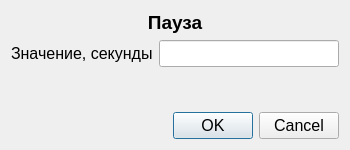
<?xml version="1.0" encoding="UTF-8"?>
<ui version="4.0">
 <class>PauseDialog</class>
 <widget class="QDialog" name="PauseDialog">
  <property name="geometry">
   <rect>
    <x>0</x>
    <y>0</y>
    <width>350</width>
    <height>150</height>
   </rect>
  </property>
  <property name="font">
   <font>
    <pointsize>12</pointsize>
   </font>
  </property>
  <property name="windowTitle">
   <string>Пауза</string>
  </property>
  <property name="toolTip">
   <string>&lt;html&gt;&lt;head/&gt;&lt;body&gt;&lt;p align=&quot;justify&quot;&gt;&lt;span style=&quot; font-size:12pt;&quot;&gt;Быстрая клавиша &lt;/span&gt;&lt;span style=&quot; font-size:12pt; color:#3300ff;&quot;&gt;P &lt;/span&gt;&lt;span style=&quot; font-size:12pt;&quot;&gt;&lt;br/&gt;ПАУЗА [&lt;/span&gt;&lt;span style=&quot; font-size:12pt; font-weight:600;&quot;&gt;СЕКУНД&lt;/span&gt;&lt;span style=&quot; font-size:12pt;&quot;&gt;] &lt;br/&gt;Задание паузы на заданное количество секунд. &lt;/span&gt;&lt;/p&gt;&lt;/body&gt;&lt;/html&gt;</string>
  </property>
  <property name="whatsThis">
   <string>&lt;html&gt;&lt;head/&gt;&lt;body&gt;&lt;p align=&quot;justify&quot;&gt;&lt;span style=&quot; font-size:12pt;&quot;&gt;Быстрая клавиша &lt;/span&gt;&lt;span style=&quot; font-size:12pt; color:#3300ff;&quot;&gt;P &lt;/span&gt;&lt;span style=&quot; font-size:12pt;&quot;&gt;&lt;br/&gt;ПАУЗА [&lt;/span&gt;&lt;span style=&quot; font-size:12pt; font-weight:600;&quot;&gt;СЕКУНД&lt;/span&gt;&lt;span style=&quot; font-size:12pt;&quot;&gt;] &lt;br/&gt;Задание паузы на заданное количество секунд. &lt;/span&gt;&lt;/p&gt;&lt;/body&gt;&lt;/html&gt;</string>
  </property>
  <layout class="QGridLayout" name="gridLayout">
   <item row="1" column="0">
    <widget class="QLabel" name="pauseValueLabel">
     <property name="text">
      <string>Значение, секунды</string>
     </property>
    </widget>
   </item>
   <item row="1" column="1">
    <widget class="QLineEdit" name="pauseValueLineEdit"/>
   </item>
   <item row="3" column="0" colspan="2">
    <spacer name="verticalSpacer">
     <property name="orientation">
      <enum>Qt::Vertical</enum>
     </property>
     <property name="sizeHint" stdset="0">
      <size>
       <width>20</width>
       <height>100</height>
      </size>
     </property>
    </spacer>
   </item>
   <item row="0" column="0" colspan="2">
    <widget class="QLabel" name="pauseTitleLabel">
     <property name="font">
      <font>
       <pointsize>14</pointsize>
       <weight>75</weight>
       <bold>true</bold>
      </font>
     </property>
     <property name="text">
      <string>Пауза</string>
     </property>
     <property name="alignment">
      <set>Qt::AlignCenter</set>
     </property>
    </widget>
   </item>
   <item row="4" column="0" colspan="2">
    <widget class="QDialogButtonBox" name="buttonBox">
     <property name="orientation">
      <enum>Qt::Horizontal</enum>
     </property>
     <property name="standardButtons">
      <set>QDialogButtonBox::Cancel|QDialogButtonBox::Ok</set>
     </property>
    </widget>
   </item>
  </layout>
 </widget>
 <resources/>
 <connections>
  <connection>
   <sender>buttonBox</sender>
   <signal>accepted()</signal>
   <receiver>PauseDialog</receiver>
   <slot>accept()</slot>
   <hints>
    <hint type="sourcelabel">
     <x>248</x>
     <y>254</y>
    </hint>
    <hint type="destinationlabel">
     <x>157</x>
     <y>274</y>
    </hint>
   </hints>
  </connection>
  <connection>
   <sender>buttonBox</sender>
   <signal>rejected()</signal>
   <receiver>PauseDialog</receiver>
   <slot>reject()</slot>
   <hints>
    <hint type="sourcelabel">
     <x>316</x>
     <y>260</y>
    </hint>
    <hint type="destinationlabel">
     <x>286</x>
     <y>274</y>
    </hint>
   </hints>
  </connection>
 </connections>
</ui>
